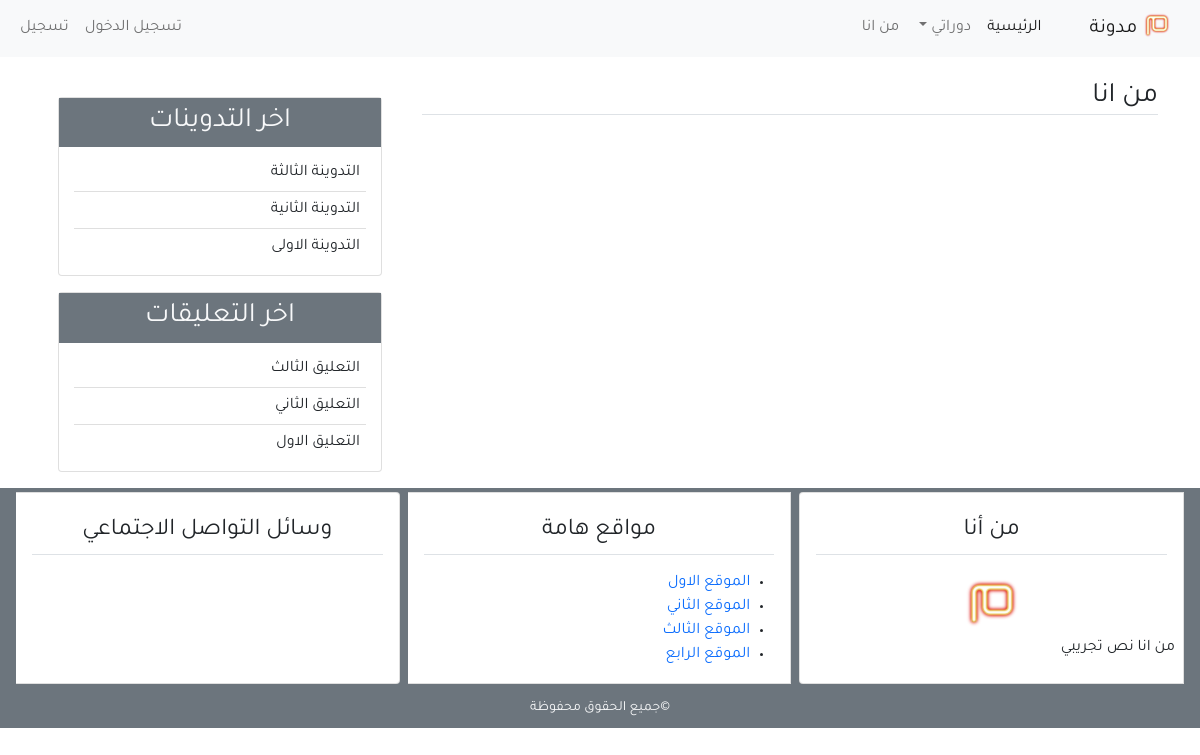
Page /about/ on the earlier database version.
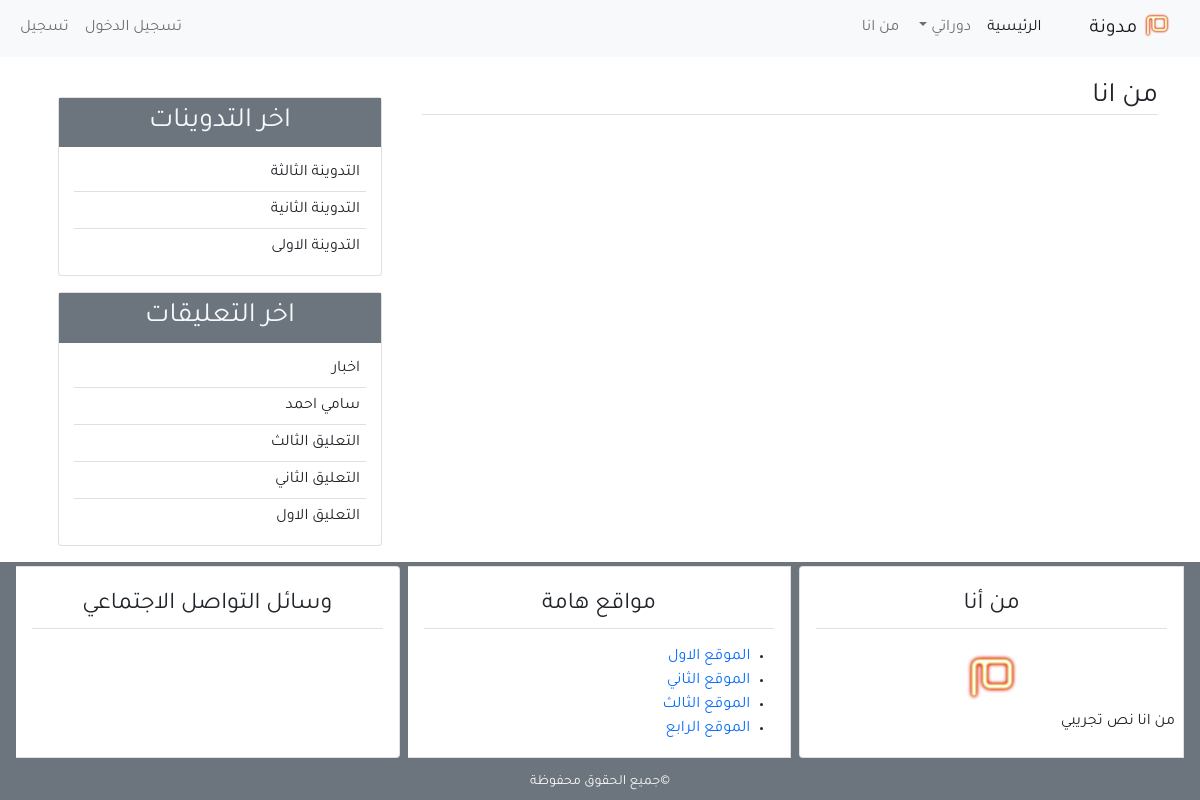
Same page on the later database version.
### blog/models.py (models this page shows, shortened)
class Post(models.Model):
    title = models.CharField(max_length=100)
    content = models.TextField()
    post_date = models.DateTimeField(default=timezone.now)
    post_update = models.DateTimeField(auto_now=True)
    author = models.ForeignKey(User, on_delete=models.CASCADE)
    class Meta:
        ordering =('-post_date', )

class Comment(models.Model):
    name = models.CharField(max_length=50, verbose_name='الاسم')
    email = models.EmailField(verbose_name= 'البريد الاكتروني')
    body = models.TextField(verbose_name= 'التعليق')
    comment_date = models.DateTimeField(auto_now_add=True)
    active = models.BooleanField(default=False)
    post = models.ForeignKey(Post, on_delete=models.CASCADE, related_name='comments')
    class Meta:
        ordering =('-comment_date', )

### blog/views.py (the view)
# urls.py: path('about/', views.about, name='about'),
def about(request):
        context ={
        'title' : 'من انا',
    }
        return render(request, 'blog/about.html', context)

### blog/templatetags/post_tag.py (called while the page is built)
@register.inclusion_tag('blog/latest_posts.html')
def latest_posts():
    context = {
          'l_posts' : Post.objects.all()[0:5]
    }
    return context

@register.inclusion_tag('blog/latest_comments.html')
def latest_comments():
    context = {
          'l_comments' : Comment.objects.filter(active=True)[0:5]
    }
    return context

### blog/templates/blog/about.html
{% extends 'blog/base.html' %}
{% block content %}
<h3 class="border-bottom">من انا</h3>
{% endblock content %}

### blog/templates/blog/base.html (shortened to what this page needs)
{% load static %}
{% load post_tag %}
<!DOCTYPE html >
<html lang="ar">
<head>
    <link href="https://cdn.jsdelivr.net/npm/bootstrap@5.1.3/dist/css/bootstrap.min.css" rel="stylesheet">
    <link rel="stylesheet icon" href="{% static 'blog/images/favicon.ico' %}?ver=2">
    <link rel="stylesheet" href="{% static 'blog/css/main.css' %}">
</head>
<body>
    <header>
        <nav class="navbar navbar-expand-lg navbar-light bg-light">
            <div class="container-fluid">
              <a class="navbar-brand" href="{% url 'home' %}">
                  <img src="{% static 'blog/images/mim-logo.png' %}" width="30px" alt="شعار مدونة">
                مدونة</a>
              <div class="collapse navbar-collapse" id="navbarSupportedContent">
                <ul class="navbar-nav  mb-2 mb-lg-0">
                  <li class="nav-item">
                    <a class="nav-link active" aria-current="page"  href="{% url 'home' %}">الرئيسية</a>
                  </li>
                  <li class="nav-item dropdown">
                    <a class="nav-link dropdown-toggle" href="#" id="navbarDropdown" role="button" data-bs-toggle="dropdown" aria-expanded="false">
                      دوراتي
                    </a>
                  </li>
                  <li class="nav-item">
                    <a class="nav-link" href="{% url 'about' %}">من انا</a>
                  </li>
                </ul>
                <ul class="navbar-nav me-auto mb-2 mb-lg-0">
                    <li class="nav-item"><a class="nav-link" href="#">تسجيل الدخول</a></li>
                    <li class="nav-item"><a class="nav-link" href="{% url 'register' %}">تسجيل</a></li>
                </ul>
              </div>
            </div>
          </nav>
    </header>
    <section>
        <div class="container">
            <div class="row mt-4">
                <div class="col-md-8">
                    {% block content %}
                    {% endblock content %}
                </div>
                <div class="col-md-4">
                    <div class="card m-3">
                        <h3 class="text-center bg-secondary text-light p-2">اخر التدوينات</h3>
                        {% latest_posts %}
                    </div>
                    <div class="card m-3">
                        <h3 class="text-center bg-secondary text-light p-2">اخر التعليقات</h3>
                        {% latest_comments %}
                    </div>
                </div>
            </div>
        </div>
    </section>
    <footer class="bg-secondary">
        <div class="container-fluid">
            <div class="row">
           <div class="col-md">
               <div class="card-group">
                   <div class="card  m-1">
                       <h4 class="card-title text-center border-bottom p-2 m-3">من أنا</h4>
                       <div class="car-bady p-2">
                           <div class="text-center">
                            <img src="{% static 'blog/images/mim-logo.png' %}"  width="60px" alt="شعار مدونة">
                           </div>
                           من انا نص تجريبي
                       </div>
                   </div>
                   <div class="card m-1">
                    <h4 class="card-title text-center border-bottom p-2 m-3">مواقع هامة</h4>
                    <div class="car-bady">
                        <ul>
                            <li><a href="#">الموقع الاول</a></li>
                            <li><a href="#">الموقع الثاني</a></li>
                            <li><a href="#">الموقع الثالث</a></li>
                            <li><a href="#">الموقع الرابع</a></li>
                        </ul>
                    </div>
                </div>
                <div class="card m-1">
                    <h4 class="card-title text-center border-bottom  p-2 m-3">وسائل التواصل الاجتماعي</h4>
                    <div class="car-bady">
                        <h4 class="card-body text-center">
                        </h4>
                    </div>
                </div>
               </div>
           </div>
            </div>
            <div class="row p-2">
                <div class="col-md text-center">
                    <small class="text-light">&copy;جميع الحقوق محفوظة</small>
                </div>
            </div>
        </div>
    </footer>
</body>
</html>

### blog/templates/blog/latest_posts.html
<ul class="list-group-flush latest-post">
    {% for post in l_posts %}
    <li class="list-group-item latest-post-item">
        <a href="{% url 'detail' post.pk %}" class="text-dark">{{ post.title }}</a>
    </li>
    {% endfor %}
</ul>

### blog/templates/blog/latest_comments.html
<ul class="list-group-flush latest-comment">
    {% for comment in l_comments %}
    <li class="list-group-item latest-comment-item">
        <a href="{% url 'detail' comment.post.pk %}" class="text-dark">
            {% if comment.body|length > 30 %}
            {{ comment.body|slice:'35' }} ..
            {% else %}
            {{ comment.body }}
            {% endif %}
        </a>
    </li>
    {% empty %}
    <li class="list-group-item latest-comment-item">
        لا يوجد تعليقات
    </li>
    {% endfor %}
</ul>

### blog/static/blog/css/main.css (style rules this page uses)
html, body { direction: rtl; text-align: right; }
body { font-family: 'Tajawal', sans-serif ; }
a:link { text-decoration: none !important; }
.latest-post, .latest-comment { padding: 0 15px; }
.latest-post .latest-post-item, .latest-comment .latest-comment-item { padding: 6px; }
.latest-post li:first-child, .latest-comment li:first-child { border-top: 0; }
.latest-post li:last-child, .latest-comment li:last-child { border-bottom: 0; padding-bottom: 0; }

Differences in the rows shown:
added Comment: body "اخبار"
added Comment: body "سامي احمد"
